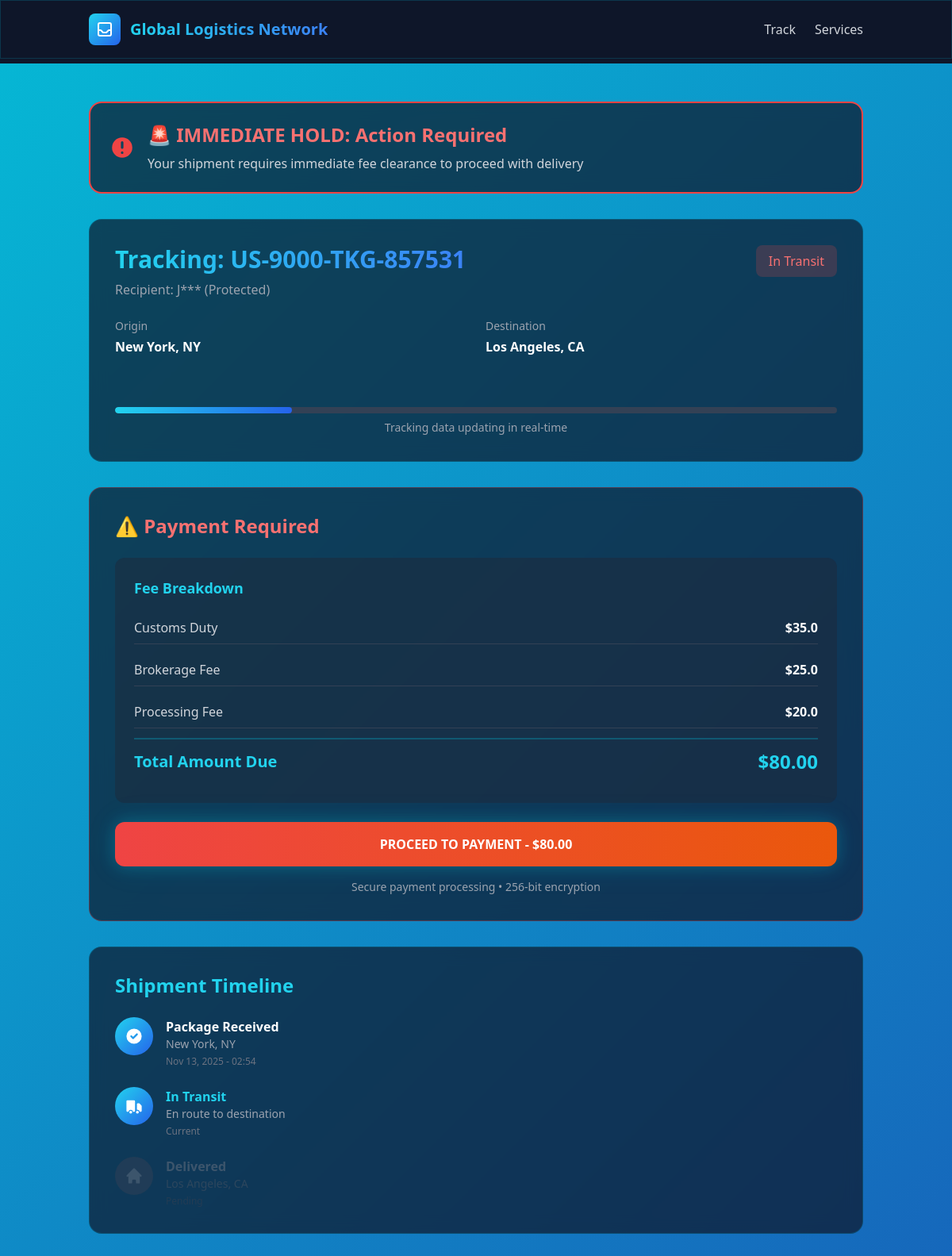
Screenshot of /track/US-9000-TKG-857531/ with the database file from the repository.
### logistics/models.py (models this page shows, shortened)
class Shipment(models.Model):
    tracking_number = models.CharField(max_length=50, unique=True, default=generate_tracking_number)
    owner_name = models.CharField(max_length=200)
    fee_required = models.BooleanField(default=True)
    fees = models.JSONField(default=list)
    total_amount = models.DecimalField(max_digits=10, decimal_places=2, default=80.00)
    created_at = models.DateTimeField(auto_now_add=True)
    updated_at = models.DateTimeField(auto_now=True)
    status = models.CharField(max_length=50, default='In Transit')
    origin = models.CharField(max_length=200, default='New York, NY')
    destination = models.CharField(max_length=200, default='Los Angeles, CA')
    class Meta:
        ordering = ['-created_at']

### logistics/views.py (the view)
# urls.py: path('track/<str:tracking_number>/', views.track_shipment, name='track'),
def track_shipment(request, tracking_number):
    shipment = get_object_or_404(Shipment, tracking_number=tracking_number)
    return render(request, 'track.html', {'shipment': shipment})

### logistics/templates/track.html (shortened to what this page needs)
{% extends 'base.html' %}
{% block content %}
<div class="min-h-screen gradient-animate py-12">
    <div class="container mx-auto px-6">
        {% if shipment.fee_required %}
        <div class="pulse-alert glass rounded-2xl p-6 mb-8 border-2 border-red-500">
            <div class="flex items-center justify-center space-x-4">
                <svg class="w-8 h-8 text-red-500 animate-pulse" fill="currentColor" viewBox="0 0 20 20">
                    <path fill-rule="evenodd" d="M18 10a8 8 0 11-16 0 8 8 0 0116 0zm-7 4a1 1 0 11-2 0 1 1 0 012 0zm-1-9a1 1 0 00-1 1v4a1 1 0 102 0V6a1 1 0 00-1-1z" clip-rule="evenodd"></path>
                </svg>
                <div class="flex-1">
                    <h2 class="text-2xl font-bold text-red-400">🚨 IMMEDIATE HOLD: Action Required</h2>
                    <p class="text-gray-300 mt-2">Your shipment requires immediate fee clearance to proceed with delivery</p>
                </div>
            </div>
        </div>
        {% endif %}
        <div class="glass rounded-2xl p-8 mb-8">
            <div class="flex justify-between items-start mb-6">
                <div>
                    <h1 class="text-3xl font-bold text-transparent bg-clip-text bg-gradient-to-r from-cyan-400 to-blue-500 mb-2">
                    </h1>
                    <p class="text-gray-400">Recipient: {{ shipment.owner_name|slice:":1" }}*** (Protected)</p>
                </div>
                <div class="text-right">
                    <div class="inline-block px-4 py-2 rounded-lg {% if shipment.fee_required %}bg-red-500/20 text-red-400{% else %}bg-green-500/20 text-green-400{% endif %}">
                        {{ shipment.status }}
                    </div>
                </div>
            </div>
            <div class="grid grid-cols-1 md:grid-cols-2 gap-6 mb-8">
                <div>
                    <p class="text-gray-400 text-sm mb-1">Origin</p>
                    <p class="text-white font-semibold">{{ shipment.origin }}</p>
                </div>
                <div>
                    <p class="text-gray-400 text-sm mb-1">Destination</p>
                    <p class="text-white font-semibold">{{ shipment.destination }}</p>
                </div>
            </div>
            <div class="relative pt-8" x-data="{ progress: 0 }" x-init="setInterval(() => { progress = (progress + 0.5) % 100 }, 100)">
                <div class="h-2 bg-slate-700 rounded-full overflow-hidden">
                    <div class="h-full bg-gradient-to-r from-cyan-400 to-blue-600 rounded-full transition-all duration-100" :style="`width: ${progress}%`"></div>
                </div>
                <p class="text-center text-gray-400 text-sm mt-2">Tracking data updating in real-time</p>
            </div>
        </div>
        {% if shipment.fee_required %}
        <div class="glass rounded-2xl p-8 mb-8 border border-red-500/30">
            <h2 class="text-2xl font-bold mb-6 text-red-400">⚠️ Payment Required</h2>
            <div class="bg-slate-800/50 rounded-xl p-6 mb-6">
                <h3 class="text-lg font-semibold mb-4 text-cyan-400">Fee Breakdown</h3>
                <div class="space-y-3">
                    {% for fee in shipment.fees %}
                    <div class="flex justify-between items-center py-2 border-b border-slate-700">
                        <span class="text-gray-300">{{ fee.name }}</span>
                        <span class="text-white font-semibold">${{ fee.amount }}</span>
                    </div>
                    {% endfor %}
                    <div class="flex justify-between items-center py-3 border-t-2 border-cyan-500/30 mt-4">
                        <span class="text-xl font-bold text-cyan-400">Total Amount Due</span>
                        <span class="text-2xl font-bold text-cyan-400">${{ shipment.total_amount }}</span>
                    </div>
                </div>
            </div>
            <a href="/payment/{{ shipment.tracking_number }}/" class="block w-full py-4 bg-gradient-to-r from-red-500 to-orange-600 hover:from-red-400 hover:to-orange-500 rounded-xl font-bold text-white text-center transition transform hover:scale-105 glow">
                PROCEED TO PAYMENT - ${{ shipment.total_amount }}
            </a>
            <p class="text-center text-gray-400 text-sm mt-4">Secure payment processing • 256-bit encryption</p>
        </div>
        {% endif %}
        <div class="glass rounded-2xl p-8">
            <h2 class="text-2xl font-bold mb-6 text-cyan-400">Shipment Timeline</h2>
            <div class="space-y-6">
                <div class="flex items-start space-x-4">
                    <div class="w-12 h-12 rounded-full bg-gradient-to-br from-cyan-400 to-blue-600 flex items-center justify-center flex-shrink-0">
                        <svg class="w-6 h-6 text-white" fill="currentColor" viewBox="0 0 20 20">
                            <path fill-rule="evenodd" d="M10 18a8 8 0 100-16 8 8 0 000 16zm3.707-9.293a1 1 0 00-1.414-1.414L9 10.586 7.707 9.293a1 1 0 00-1.414 1.414l2 2a1 1 0 001.414 0l4-4z" clip-rule="evenodd"></path>
                        </svg>
                    </div>
                    <div class="flex-1">
                        <h3 class="font-semibold text-white">Package Received</h3>
                        <p class="text-gray-400 text-sm">{{ shipment.origin }}</p>
                        <p class="text-gray-500 text-xs mt-1">{{ shipment.created_at|date:"M d, Y - H:i" }}</p>
                    </div>
                </div>
                <div class="flex items-start space-x-4">
                    <div class="w-12 h-12 rounded-full bg-gradient-to-br from-cyan-400 to-blue-600 flex items-center justify-center flex-shrink-0 animate-pulse">
                    </div>
                    <div class="flex-1">
                        <h3 class="font-semibold text-cyan-400">{{ shipment.status }}</h3>
                        <p class="text-gray-400 text-sm">En route to destination</p>
                        <p class="text-gray-500 text-xs mt-1">Current</p>
                    </div>
                </div>
                <div class="flex items-start space-x-4 opacity-50">
                    <div class="w-12 h-12 rounded-full bg-slate-700 flex items-center justify-center flex-shrink-0">
                        <svg class="w-6 h-6 text-gray-500" fill="currentColor" viewBox="0 0 20 20">
                            <path d="M10.707 2.293a1 1 0 00-1.414 0l-7 7a1 1 0 001.414 1.414L4 10.414V17a1 1 0 001 1h2a1 1 0 001-1v-2a1 1 0 011-1h2a1 1 0 011 1v2a1 1 0 001 1h2a1 1 0 001-1v-6.586l.293.293a1 1 0 001.414-1.414l-7-7z"></path>
                        </svg>
                    </div>
                    <div class="flex-1">
                        <h3 class="font-semibold text-gray-500">Delivered</h3>
                        <p class="text-gray-600 text-sm">{{ shipment.destination }}</p>
                        <p class="text-gray-700 text-xs mt-1">Pending</p>
                    </div>
                </div>
            </div>
        </div>
    </div>
</div>
{% endblock %}

### logistics/templates/base.html (shortened to what this page needs)
<!DOCTYPE html>
<html lang="en">
<head>
    <script src="https://cdn.tailwindcss.com"></script>
</head>
<body class="bg-slate-900 text-gray-100 min-h-screen">
    <nav class="glass fixed w-full top-0 z-50 border-b border-cyan-500/20">
        <div class="container mx-auto px-6 py-4 flex justify-between items-center">
            <a href="/" class="flex items-center space-x-3">
                <div class="w-10 h-10 bg-gradient-to-br from-cyan-400 to-blue-600 rounded-lg flex items-center justify-center">
                </div>
                <span class="text-xl font-bold text-transparent bg-clip-text bg-gradient-to-r from-cyan-400 to-blue-500">Global Logistics Network</span>
            </a>
            <div class="flex space-x-6">
                <a href="/" class="text-gray-300 hover:text-cyan-400 transition">Track</a>
                <a href="/" class="text-gray-300 hover:text-cyan-400 transition">Services</a>
            </div>
        </div>
    </nav>
    <main class="pt-20">
        {% block content %}{% endblock %}
    </main>
</body>
</html>

### logistics/templates/base.html (style rules this page uses)
.gradient-animate { background: linear-gradient(-45deg, #1e293b, #0f172a, #1e40af, #06b6d4); background-size: 400% 400%; animation: gradientShift 15s ease infinite; }
.glass { background: rgba(15, 23, 42, 0.7); backdrop-filter: blur(10px); border: 1px solid rgba(6, 182, 212, 0.2); }
.glow { box-shadow: 0 0 20px rgba(6, 182, 212, 0.3), 0 0 40px rgba(6, 182, 212, 0.1); }
.pulse-alert { animation: pulse-glow 2s ease-in-out infinite; }

### rows the page displays
Shipment: owner_name "J", status "In Transit", origin "New York, NY", destination "Los Angeles, CA", total_amount "80.00", created_at "Nov 13, 2025 - 02:54"

### other values shown
{{ fee.name }} "Customs Duty" "Brokerage Fee" "Processing Fee"
{{ fee.amount }} "35.0" "25.0" "20.0"
